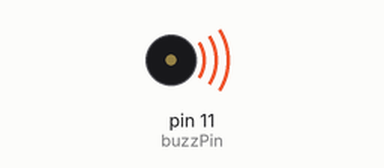
Bench run of a sketch on a simulated Arduino Uno, built with avr-gcc and run on an emulated ATmega328P. Shown: buzzer (waves = sounding).

Above: at 0.1 s.
Timing chart, 0 to 1.6 s (numbered marks = the images above):
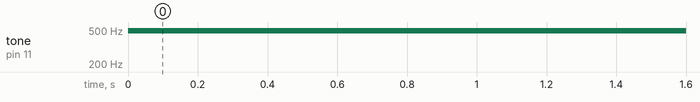

Measured:
- by itself, tone on pin 11 (buzzPin): silent → 490 Hz at 0.00 s

The sketch:

BuzzerFrequencyChange.ino
```cpp
int buzzPin = 11;

void setup() {
  // put your setup code here, to run once:
  pinMode(buzzPin,OUTPUT);
}

void loop() {
  // put your main code here, to run repeatedly:
  for(int i=0;i<=255;i=i+5){
    analogWrite(buzzPin,i);
  }
}
```
